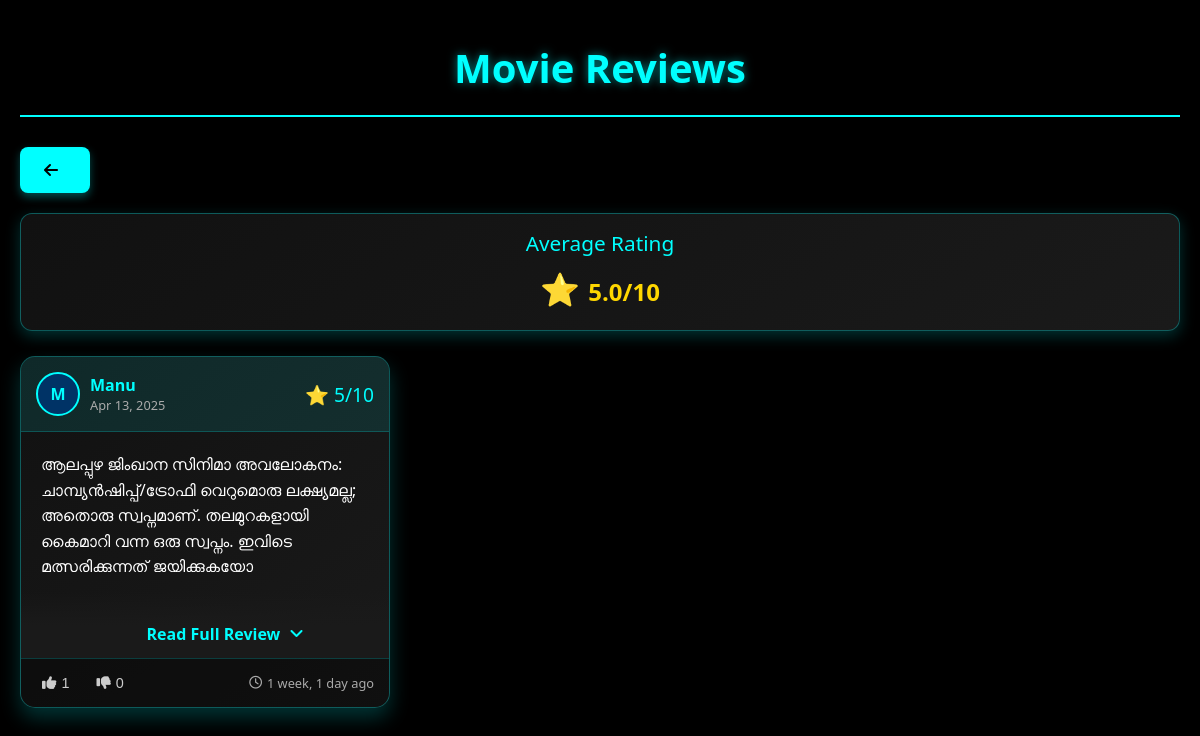
The app's page /user_view_reviews/2/ with its own data.
### cinemaapp/models.py (models this page shows)
class Review(models.Model):
    movie=models.ForeignKey(Movie, on_delete=models.CASCADE)
    user=models.ForeignKey(Register, on_delete=models.CASCADE)
    rating=models.IntegerField()
    comment=models.TextField()
    created_at=models.DateTimeField(auto_now_add=True)

class Register(models.Model):
    name=models.CharField(max_length=30)
    email=models.EmailField(unique=True)
    phone=models.IntegerField()
    password=models.CharField(max_length=50)

### cinemaapp/views.py (the view)
# urls.py: path('user_view_reviews/<int:rid>/', views.user_view_reviews, name='user_view_reviews'),
def user_view_reviews(request, rid):
    review = Review.objects.filter(movie=rid)
    review = review.annotate(
        like_count=Count('reactions', filter=models.Q(reactions__reaction_type='like')),
        dislike_count=Count('reactions', filter=models.Q(reactions__reaction_type='dislike'))
    )
    return render(request, 'user_view_reviews.html', {'review': review})

### cinemaapp/templates/user_view_reviews.html (shortened to what this page needs)
<!DOCTYPE html>
<html lang="en">
<head>
    <link rel="stylesheet" href="https://cdnjs.cloudflare.com/ajax/libs/font-awesome/6.4.0/css/all.min.css">
</head>
<body>
    <div class="container">
        <div class="header">
            <h1>Movie Reviews</h1>
        </div>
        <a href="javascript:history.back()" class="back-btn">
            <i class="fas fa-arrow-left"></i>
        </a>
        {% if review %}
        <div class="average-rating">
            <div class="average-rating-title">Average Rating</div>
            <div class="average-rating-stars">
                {% if review|length > 0 %}
                    {% with total_rating=0 count=0 %}
                        <span class="star">⭐</span>
                        <span class="average-rating-value" id="avg-rating-value">{{ total_rating }}</span>
                    {% endwith %}
                {% else %}
                    <span class="average-rating-value">No ratings yet</span>
                {% endif %}
            </div>
        </div>
        {% endif %}
        <div class="reviews-container">
            {% if review %}
                {% for r in review %}
                <div class="review-card" data-review-id="{{ r.id }}">
                    <div class="review-card-header">
                        <div class="user-info">
                            <div class="user-avatar">{{ r.user.name|first|upper }}</div>
                            <div>
                                <div class="username">{{ r.user.name }}</div>
                                <div class="date">{{ r.created_at|date:"M d, Y" }}</div>
                            </div>
                        </div>
                        <div class="rating">
                            <span class="star">⭐</span> {{ r.rating }}/10
                        </div>
                    </div>
                    <div class="review-content">
                        <div class="review-text" id="review-text-{{ r.id }}">{{ r.comment }}</div>
                        <div class="view-more-btn" id="view-more-{{ r.id }}" data-review-id="{{ r.id }}" style="display:none;">
                            Read Full Review <i class="fas fa-angle-down"></i>
                        </div>
                    </div>
                    <div class="review-footer">
                        <div class="reaction-buttons">
                            <form method="post" action="{% url 'like_review' r.id %}" class="reaction-form">
                                <button type="submit" class="reaction-btn like-btn {% if r.user_reaction == 'like' %}active{% endif %}" data-review-id="{{ r.id }}">
                                    <i class="fas fa-thumbs-up"></i> <span class="like-count">{{ r.like_count|default:0 }}</span>
                                </button>
                            </form>
                            <form method="post" action="{% url 'dislike_review' r.id %}" class="reaction-form">
                                <button type="submit" class="reaction-btn dislike-btn {% if r.user_reaction == 'dislike' %}active{% endif %}" data-review-id="{{ r.id }}">
                                    <i class="fas fa-thumbs-down"></i> <span class="dislike-count">{{ r.dislike_count|default:0 }}</span>
                                </button>
                            </form>
                        </div>
                        <div class="time-ago">
                            <i class="far fa-clock" style="margin-right: 5px;"></i>
                            {{ r.created_at|timesince }} ago
                        </div>
                    </div>
                </div>
                {% endfor %}
            {% else %}
                <div class="no-reviews">
                    <i class="fas fa-film" style="font-size: 3rem; margin-bottom: 15px; display: block;"></i>
                    No reviews available for this movie yet.
                </div>
            {% endif %}
        </div>
    </div>
</body>
</html>

### cinemaapp/templates/user_view_reviews.html (style rules this page uses)
:root { --black: #000000; --electric-blue: #00FFFF; --dark-blue: #003366; --light-gray: #f5f5f5; }
body { font-family: 'Segoe UI', Tahoma, Geneva, Verdana, sans-serif; background-color: var(--black); color: white; margin: 0; padding: 0; min-height: 100vh; }
.container { max-width: 1200px; margin: 0 auto; padding: 20px; }
.header { text-align: center; margin-bottom: 30px; padding: 20px; border-bottom: 2px solid var(--electric-blue); }
.header h1 { color: var(--electric-blue); font-size: 2.5rem; margin: 0; text-shadow: 0 0 10px rgba(0, 255, 255, 0.5); }
.back-btn { display: inline-block; margin-bottom: 20px; background-color: var(--electric-blue); color: var(--black); padding: 12px 24px; border-radius: 8px; text-decoration: none; font-weight: bold; transition: all 0.3s ease; box-shadow: 0 4px 8px rgba(0, 255, 255, 0.3); }
.back-btn i { margin-right: 8px; }
.average-rating { background: linear-gradient(145deg, #111111, #1a1a1a); border-radius: 12px; padding: 15px; margin-bottom: 25px; text-align: center; border: 1px solid rgba(0, 255, 255, 0.3); box-shadow: 0 5px 15px rgba(0, 255, 255, 0.2); }
.average-rating-title { color: var(--electric-blue); font-size: 1.3rem; margin-bottom: 10px; }
.average-rating-stars { font-size: 2rem; color: gold; margin-bottom: 5px; }
.average-rating-value { font-size: 1.5rem; font-weight: bold; }
.reviews-container { display: grid; grid-template-columns: repeat(auto-fill, minmax(300px, 1fr)); gap: 25px; }
.review-card { background: linear-gradient(145deg, #111111, #1a1a1a); border-radius: 15px; overflow: hidden; box-shadow: 0 10px 20px rgba(0, 255, 255, 0.2); transition: transform 0.3s ease, box-shadow 0.3s ease; border: 1px solid rgba(0, 255, 255, 0.3); position: relative; display: flex; flex-direction: column; height: 350px; }
.review-card-header { display: flex; justify-content: space-between; align-items: center; padding: 15px; background-color: rgba(0, 255, 255, 0.1); border-bottom: 1px solid rgba(0, 255, 255, 0.2); }
.user-info { display: flex; align-items: center; }
.user-avatar { width: 40px; height: 40px; border-radius: 50%; background-color: var(--dark-blue); color: var(--electric-blue); display: flex; align-items: center; justify-content: center; font-weight: bold; margin-right: 10px; border: 2px solid var(--electric-blue); }
.username { font-weight: bold; color: var(--electric-blue); }
.date { font-size: 0.8rem; color: #aaa; }
.rating { font-size: 1.2rem; color: var(--electric-blue); }
.star { color: gold; }
.review-content { padding: 20px; line-height: 1.6; flex-grow: 1; overflow: hidden; position: relative; }
.review-text { max-height: 120px; overflow: hidden; transition: max-height 0.3s ease; }
.view-more-btn { position: absolute; bottom: 0; left: 0; width: 100%; background: linear-gradient(to bottom, rgba(26, 26, 26, 0), rgba(26, 26, 26, 1) 50%); padding: 30px 20px 10px; text-align: center; cursor: pointer; color: var(--electric-blue); font-weight: bold; transition: all 0.3s ease; }
.view-more-btn i { margin-left: 5px; }
.review-footer { display: flex; justify-content: space-between; padding: 15px; background-color: rgba(0, 0, 0, 0.4); border-top: 1px solid rgba(0, 255, 255, 0.2); }
.reaction-buttons { display: flex; gap: 15px; }
.reaction-btn { background: none; border: none; color: #ccc; cursor: pointer; display: flex; align-items: center; gap: 5px; transition: all 0.3s ease; font-size: 0.9rem; text-decoration: none; }
.time-ago { color: #aaa; font-size: 0.8rem; display: flex; align-items: center; }

### records on screen
Review: user.name|first "M", user.name "Manu", created_at "Apr 13, 2025", rating "5", comment "ആലപ്പുഴ ജിംഖാന സിനിമാ അവലോകനം: ചാമ്പ്യൻഷിപ്പ്/ട്രോഫി വെറുമൊരു ലക്ഷ്യമല്ല; അതൊരു സ്വപ്നമാണ്. തലമുറകളായി കൈമാറി വന്ന ഒരു സ്വപ്നം. ഇവിടെ മത്സരിക്കുന്നത് ജയിക്കുകയോ…", like_count "1", dislike_count "0", created_at "1 week, 1 day"
